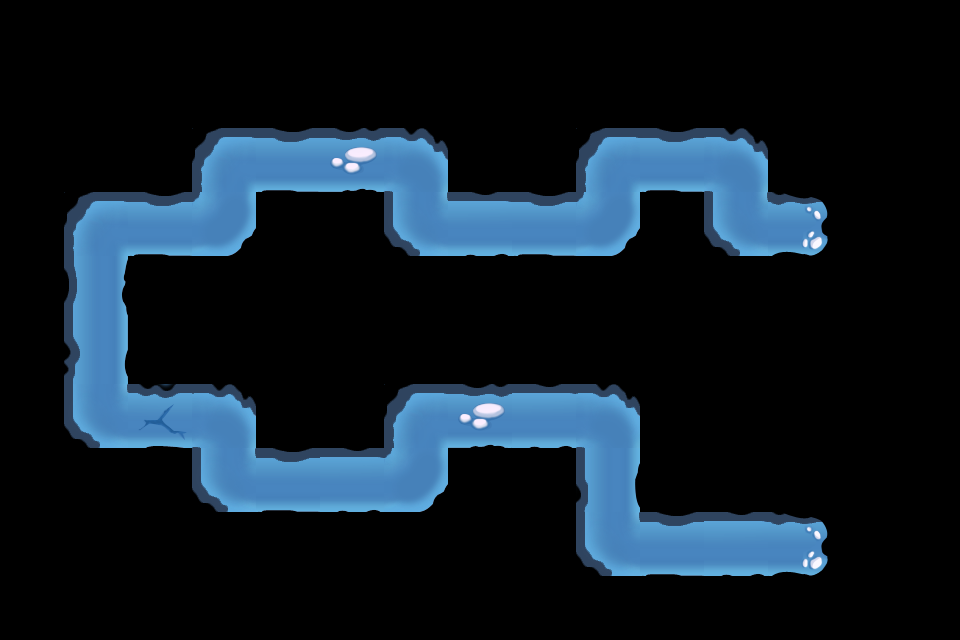

Rendered tile map (Tiled .tmx) drawn with the repository's tilesets; below, a short description and the map source with its tile grids summarised:
An orthogonal 15x10 tile map with 64x64 px tiles, 1 tile layer (Map_Road_Snowfield) and 61 objects.

<map version="1.0" orientation="orthogonal" width="15" height="10" tilewidth="64" tileheight="64">
 <tileset firstgid="1" name="Map_Road_Snowfield" tilewidth="64" tileheight="64">
  <image source="Map_Road_Snowfield.png" width="320" height="256" />
 </tileset>
 <layer name="Map_Road_Snowfield" width="15" height="10">
  <data>[150 cells, 34 non-empty, 12 distinct tile ids]</data>
 </layer>
 <objectgroup color="#55ff00" name="path" width="15" height="10">
  <object x="803" y="543" />
  <object x="611" y="544" />
  <object x="610" y="418" />
  <object x="420" y="416" />
  <object x="419" y="479" />
  <object x="223" y="479" />
  <object x="225" y="417" />
  <object x="96" y="416" />
  <object x="98" y="225" />
  <object x="228" y="223" />
  <object x="227" y="161" />
  <object x="421" y="161" />
  <object x="419" y="225" />
  <object x="613" y="224" />
  <object x="611" y="159" />
  <object x="738" y="160" />
  <object x="743" y="227" />
  <object x="803" y="226" />
 </objectgroup>
 <objectgroup color="#000000" name="blocked" width="15" height="10">
  <object x="865" y="164" />
  <object x="930" y="166" />
  <object x="929" y="230" />
  <object x="863" y="227" />
 </objectgroup>
 <objectgroup color="#00ffff" name="tower" width="15" height="10">
  <properties>
   <property name="id" value="41001" />
   <property name="sizeH" value="2" />
   <property name="sizeW" value="2" />
  </properties>
  <object x="484" y="481" />
 </objectgroup>
 <objectgroup color="#ff0000" name="teemo" width="15" height="10">
  <properties>
   <property name="id" value="1" />
   <property name="sizeH" value="2" />
   <property name="sizeW" value="2" />
  </properties>
  <object x="865" y="163" />
 </objectgroup>
 <objectgroup color="#aa00ff" name="random" width="15" height="10">
  <properties>
   <property name="sizeH" value="2" />
   <property name="sizeW" value="2" />
  </properties>
  <object x="290" y="288" />
 </objectgroup>
 <objectgroup color="#ffffff" name="item" width="15" height="10">
  <properties>
   <property name="id" value="20013" />
   <property name="sizeH" value="1" />
   <property name="sizeW" value="1" />
  </properties>
  <object x="932" y="416" />
  <object x="419" y="545" />
 </objectgroup>
 <objectgroup color="#ffffff" name="item" width="15" height="10">
  <properties>
   <property name="id" value="20014" />
   <property name="sizeH" value="1" />
   <property name="sizeW" value="1" />
  </properties>
  <object x="803" y="353" />
  <object x="161" y="545" />
  <object x="292" y="98" />
  <object x="932" y="96" />
 </objectgroup>
 <objectgroup color="#ffffff" name="item" width="15" height="10">
  <properties>
   <property name="id" value="20015" />
   <property name="sizeH" value="1" />
   <property name="sizeW" value="1" />
  </properties>
  <object x="804" y="483" />
  <object x="740" y="352" />
  <object x="611" y="292" />
  <object x="225" y="545" />
  <object x="418" y="354" />
  <object x="162" y="353" />
  <object x="34" y="416" />
  <object x="33" y="223" />
  <object x="162" y="161" />
  <object x="611" y="97" />
  <object x="866" y="97" />
 </objectgroup>
 <objectgroup color="#00aaff" name="item" width="15" height="10">
  <properties>
   <property name="id" value="20016" />
   <property name="sizeH" value="1" />
   <property name="sizeW" value="2" />
  </properties>
  <object x="803" y="420" />
  <object x="737" y="288" />
  <object x="291" y="546" />
  <object x="290" y="225" />
  <object x="161" y="97" />
 </objectgroup>
 <objectgroup color="#00aaff" name="item" width="15" height="10">
  <properties>
   <property name="id" value="20017" />
   <property name="sizeH" value="1" />
   <property name="sizeW" value="2" />
  </properties>
  <object x="290" y="417" />
  <object x="353" y="96" />
  <object x="676" y="98" />
 </objectgroup>
 <objectgroup color="#0055ff" name="item" width="15" height="10">
  <properties>
   <property name="id" value="20018" />
   <property name="sizeH" value="2" />
   <property name="sizeW" value="1" />
  </properties>
  <object x="674" y="289" />
  <object x="227" y="289" />
  <object x="33" y="289" />
  <object x="803" y="97" />
 </objectgroup>
 <objectgroup color="#ffaa00" name="item" width="15" height="10">
  <properties>
   <property name="id" value="20019" />
   <property name="sizeH" value="2" />
   <property name="sizeW" value="2" />
  </properties>
  <object x="33" y="479" />
  <object x="34" y="95" />
 </objectgroup>
 <objectgroup color="#ffaa00" name="item" width="15" height="10">
  <properties>
   <property name="id" value="20020" />
   <property name="sizeH" value="2" />
   <property name="sizeW" value="2" />
  </properties>
  <object x="674" y="415" />
  <object x="481" y="94" />
 </objectgroup>
 <objectgroup color="#ffaa00" name="item" width="15" height="10">
  <properties>
   <property name="id" value="20021" />
   <property name="sizeH" value="2" />
   <property name="sizeW" value="2" />
  </properties>
  <object x="866" y="287" />
  <object x="483" y="288" />
 </objectgroup>
 <objectgroup color="#ff00ff" name="item" width="15" height="10">
  <properties>
   <property name="id" value="20022" />
   <property name="sizeH" value="2" />
   <property name="sizeW" value="2" />
  </properties>
  <object x="867" y="480" />
 </objectgroup>
</map>
